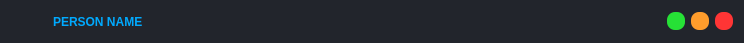
<?xml version="1.0" encoding="UTF-8"?>
<ui version="4.0">
 <class>Topbar</class>
 <widget class="QWidget" name="Topbar">
  <property name="geometry">
   <rect>
    <x>0</x>
    <y>0</y>
    <width>744</width>
    <height>43</height>
   </rect>
  </property>
  <property name="sizePolicy">
   <sizepolicy hsizetype="Expanding" vsizetype="Fixed">
    <horstretch>0</horstretch>
    <verstretch>0</verstretch>
   </sizepolicy>
  </property>
  <property name="minimumSize">
   <size>
    <width>300</width>
    <height>43</height>
   </size>
  </property>
  <property name="maximumSize">
   <size>
    <width>16777215</width>
    <height>43</height>
   </size>
  </property>
  <property name="windowTitle">
   <string>Form</string>
  </property>
  <property name="styleSheet">
   <string notr="true">QWidget#Topbar{
background-color: rgb(34, 37, 44);
border-radius: 10px;
}</string>
  </property>
  <layout class="QHBoxLayout" name="horizontalLayout">
   <item alignment="Qt::AlignLeft">
    <widget class="QWidget" name="widget" native="true">
     <property name="styleSheet">
      <string notr="true"/>
     </property>
     <layout class="QHBoxLayout" name="horizontalLayout_3">
      <property name="spacing">
       <number>0</number>
      </property>
      <property name="leftMargin">
       <number>10</number>
      </property>
      <property name="topMargin">
       <number>0</number>
      </property>
      <property name="rightMargin">
       <number>0</number>
      </property>
      <property name="bottomMargin">
       <number>0</number>
      </property>
      <item>
       <widget class="QPushButton" name="ToggleSlideMenuBtn">
        <property name="minimumSize">
         <size>
          <width>25</width>
          <height>25</height>
         </size>
        </property>
        <property name="maximumSize">
         <size>
          <width>25</width>
          <height>25</height>
         </size>
        </property>
        <property name="styleSheet">
         <string notr="true">QPushButton#ToggleSlideMenuBtn{
border-radius: 10px;
background-color: rgb(34, 37, 44);
}


QPushButton#ToggleSlideMenuBtn:hover{
	
	background-color: rgb(102, 111, 132);
}</string>
        </property>
        <property name="text">
         <string/>
        </property>
        <property name="icon">
         <iconset resource="res.qrc">
          <normaloff>:/icons_w/res/feather (1)/menu.svg</normaloff>:/icons_w/res/feather (1)/menu.svg</iconset>
        </property>
       </widget>
      </item>
      <item>
       <widget class="QLabel" name="user_person_img">
        <property name="text">
         <string/>
        </property>
       </widget>
      </item>
      <item>
       <widget class="QLabel" name="user_name">
        <property name="font">
         <font>
          <bold>true</bold>
         </font>
        </property>
        <property name="styleSheet">
         <string notr="true">color: rgb(0, 170, 255);</string>
        </property>
        <property name="text">
         <string>PERSON NAME</string>
        </property>
       </widget>
      </item>
     </layout>
    </widget>
   </item>
   <item alignment="Qt::AlignRight">
    <widget class="QWidget" name="widget_2" native="true">
     <property name="sizePolicy">
      <sizepolicy hsizetype="Expanding" vsizetype="Expanding">
       <horstretch>0</horstretch>
       <verstretch>0</verstretch>
      </sizepolicy>
     </property>
     <layout class="QHBoxLayout" name="horizontalLayout_2">
      <property name="leftMargin">
       <number>0</number>
      </property>
      <property name="topMargin">
       <number>0</number>
      </property>
      <property name="rightMargin">
       <number>0</number>
      </property>
      <property name="bottomMargin">
       <number>0</number>
      </property>
      <item>
       <widget class="QPushButton" name="expandBtn">
        <property name="sizePolicy">
         <sizepolicy hsizetype="Fixed" vsizetype="Fixed">
          <horstretch>0</horstretch>
          <verstretch>0</verstretch>
         </sizepolicy>
        </property>
        <property name="maximumSize">
         <size>
          <width>18</width>
          <height>18</height>
         </size>
        </property>
        <property name="styleSheet">
         <string notr="true">QPushButton#expandBtn{
background-color: rgb(38, 225, 54);
border-radius: 8px;
}

QPushButton#expandBtn:hover{
background-color: rgb(137, 225, 121);
}

QPushButton#expandBtn:pressed{
background-color: rgb(61, 148, 225);
}</string>
        </property>
        <property name="text">
         <string/>
        </property>
       </widget>
      </item>
      <item>
       <widget class="QPushButton" name="minBtn">
        <property name="sizePolicy">
         <sizepolicy hsizetype="Fixed" vsizetype="Fixed">
          <horstretch>0</horstretch>
          <verstretch>0</verstretch>
         </sizepolicy>
        </property>
        <property name="maximumSize">
         <size>
          <width>18</width>
          <height>18</height>
         </size>
        </property>
        <property name="styleSheet">
         <string notr="true">QPushButton#minBtn{
background-color: rgb(255, 157, 44);
border-radius: 8px;
}

QPushButton#minBtn:hover{
background-color: rgb(255, 180, 89);
}

QPushButton#minBtn:pressed{
background-color: rgb(61, 148, 225);
}</string>
        </property>
        <property name="text">
         <string/>
        </property>
       </widget>
      </item>
      <item>
       <widget class="QPushButton" name="closeBtn">
        <property name="sizePolicy">
         <sizepolicy hsizetype="Fixed" vsizetype="Fixed">
          <horstretch>0</horstretch>
          <verstretch>0</verstretch>
         </sizepolicy>
        </property>
        <property name="maximumSize">
         <size>
          <width>18</width>
          <height>18</height>
         </size>
        </property>
        <property name="styleSheet">
         <string notr="true">QPushButton#closeBtn{
background-color: rgb(255, 53, 53);
border-radius: 8px;
}

QPushButton#closeBtn:hover{
background-color: rgb(255, 105, 105);
}

QPushButton#closeBtn:pressed{
background-color: rgb(61, 148, 225);
}</string>
        </property>
        <property name="text">
         <string/>
        </property>
       </widget>
      </item>
     </layout>
    </widget>
   </item>
  </layout>
 </widget>
 <resources>
  <include location="res.qrc"/>
 </resources>
 <connections/>
</ui>
